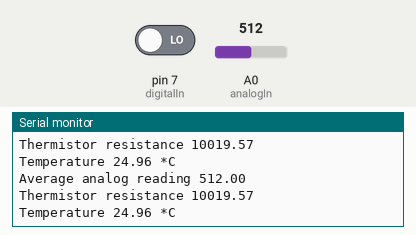
Recording of a sketch running on a simulated Arduino Uno, built with avr-gcc and run on an emulated ATmega328P. Parts: the last lines printed to the serial monitor. The test bench sets the inputs (shaded band); at power-on: A0 (analogIn) = 512, pin 7 (digitalIn) LOW.

Above: at 2.2 s.
2.3 s: A0 (analogIn) set to 1023
At 4.1 s:
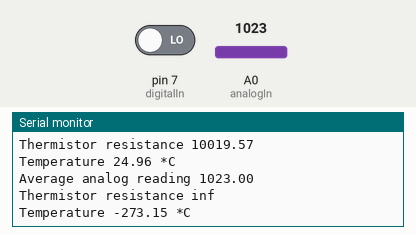
5.7 s: A0 (analogIn) set to 900
At 7.3 s:
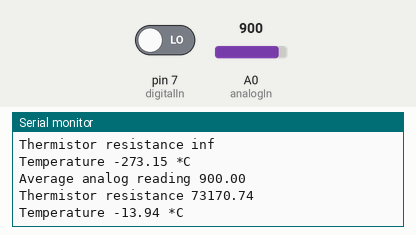
Timing chart, 0 to 8.8 s (numbered marks = the images above; inputs shaded):
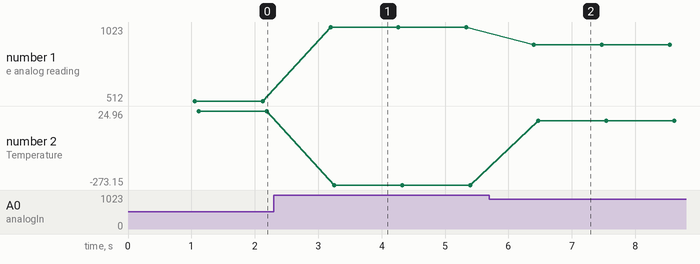

Measured:
- after the input at 2.3 s, the serial monitor: prints a new line after 0.89 s (image 1)
- after the input at 5.7 s, the serial monitor: prints a new line after 0.70 s (image 2)
- plotted number 1: 512 → 1023 after the input at 2.3 s, 1023 → 900 after the input at 5.7 s
- plotted number 2: 24.96 → -273.15 after the input at 2.3 s, -273.15 → -13.94 after the input at 5.7 s

The sketch:

Arduino_Uno_KY_028.ino
```cpp
/*
  Name:     TemperatureSensor-KY-028
  Author:   Sampreet Kalita
  Created:  2017/08/29
*/

// include the lcd library
#include<math.h>

// resistance at 25 degrees C
#define THERMISTORNOMINAL 10000
// temperature for nominal resistance (almost always 25 C)
#define TEMPERATURENOMINAL 25
// The beta coefficient of the thermistor (usually 3000-4000)
#define BCOEFFICIENT 3950
// the value of the 'other' resistor
#define SERIESRESISTOR 10000

// initialize the pin numbers used for the sensor
const int analogIn = A0;  // X-axis signal
const int digitalIn = 7; // button signal

// declare the variables
double analogTemp;
int digitalTemp;
int i;

// code for initial setup
void setup()
{
  // set the serail communication baud
  Serial.begin(9600);

  // declare the signal pin from sensor as input
  pinMode(analogIn, INPUT);
  pinMode(digitalIn, INPUT);

  Serial.println("Initialized.");
  delay (1000);
}

// code to run repeatedly
void loop()
{
  // get the pooled value of readings
  double average = 0;
  for (i=0; i<5; i++)
  {
    average += analogRead(analogIn);
    delay(10);
  }
  average /= 5;
  Serial.print("Average analog reading ");
  Serial.println(average);

  // convert the value to resistance
  average = 1023 / average - 1;
  average = SERIESRESISTOR / average;
  Serial.print("Thermistor resistance ");
  Serial.println(average);

  float steinhart;
  steinhart = average / THERMISTORNOMINAL;          // (R/Ro)
  steinhart = log(steinhart);                       // ln(R/Ro)
  steinhart /= BCOEFFICIENT;                        // 1/B * ln(R/Ro)
  steinhart += 1.0 / (TEMPERATURENOMINAL + 273.15); // + (1/To)
  steinhart = 1.0 / steinhart;                      // Invert
  steinhart -= 273.15;                              // convert to C

  Serial.print("Temperature ");
  Serial.print(steinhart);
  Serial.println(" *C");

  analogTemp = steinhart;
  digitalTemp = digitalRead(digitalIn);
  delay(1000);
}
```
